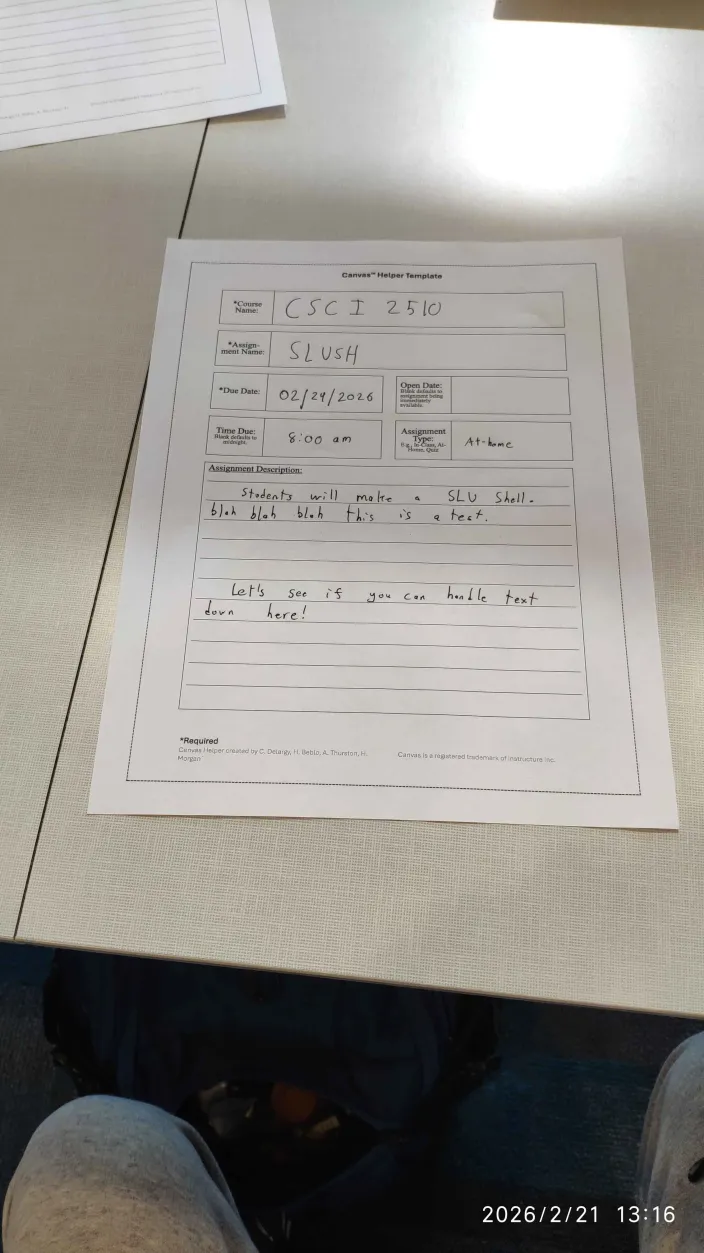
#> input picture GF_test_images/Canvas Helper test image.webp, 704 x 1253 px, given in place of pipelinetest1.jpg, which was not available
$ python full-image-pipeline.py
#> lines starting #> are read from the running program, lines starting #| are printed output that depends on the picture; after the words box and inside, x2 and y2 are one past the last pixel; in counts of white or black regions, pixels touching at a corner belong together; pictures that were not available may be replaced by others from this repository, and a replacement may not be noted
#> further down, image is the input picture: shape (1253, 704, 3); mean B, G, R 141.7, 146.9, 150
### GeometricFitter.py
import cv2 as cv
import numpy as np

class GeometricFitter:

    @staticmethod
    def __sort_points__(points):
        rectangle_coords = np.zeros((4,2), dtype="float32")

        sums = points.sum(axis=1)
        differences = np.diff(points, axis=1)

        rectangle_coords[0] = points[np.argmin(sums)] # Top left point
        rectangle_coords[2] = points[np.argmax(sums)] # Bottom right point

        rectangle_coords[1] = points[np.argmin(differences)] # Top right point
        rectangle_coords[3] = points[np.argmax(differences)] # Bottom left point

        return rectangle_coords

    @staticmethod
    def FitImage(image, hysteresis_low : int, hysterises_high : int):
#> called with hysteresis_low = 50, hysterises_high = 150
        grayscale_image = cv.cvtColor(image, cv.COLOR_BGR2GRAY)

        ret, threshold = cv.threshold(grayscale_image, 127, 255, 0)
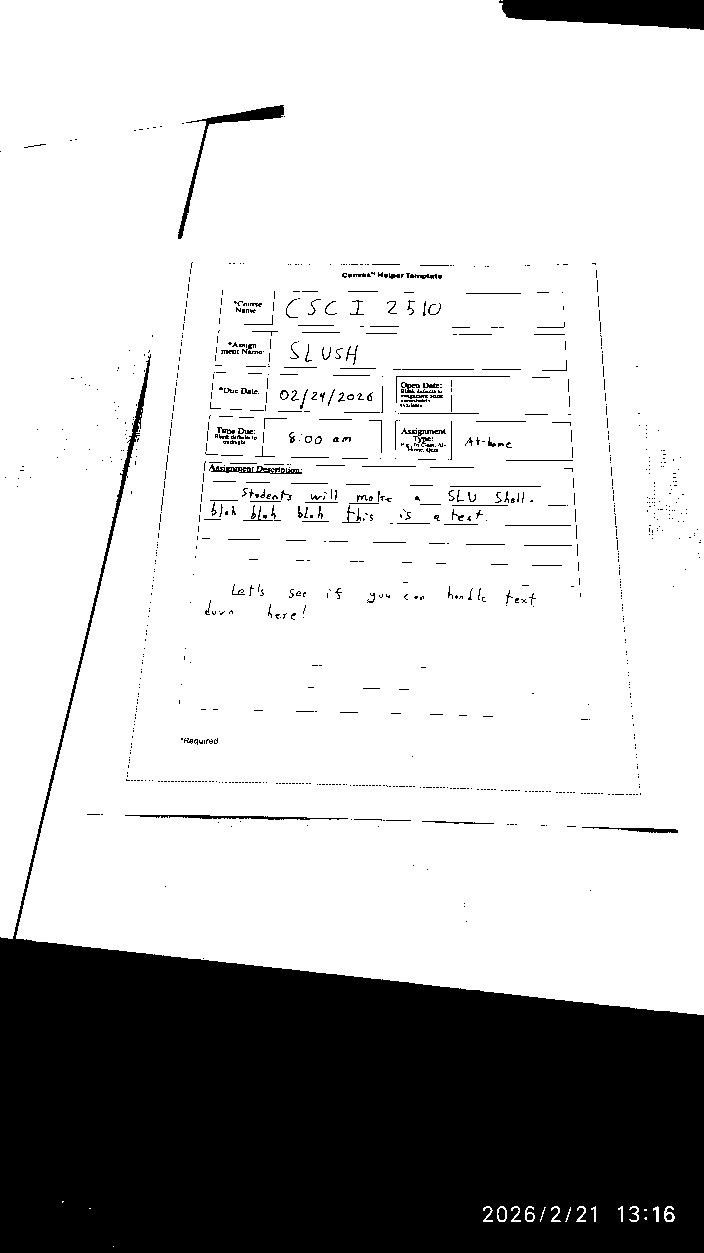
#> threshold: shape (1253, 704); 76% white; 968 black regions (809 under 20 px)

        contours, hierarchy = cv.findContours(threshold, cv.RETR_TREE, cv.CHAIN_APPROX_SIMPLE)
#> contours = 1184 contours, 913 with area under 20; largest, box (x1, y1, x2, y2) and area: (0, 0, 704, 1015) 678490, (177, 104, 285, 240) 1384, (124, 814, 349, 821) 722, (209, 463, 303, 475) 562, (581, 826, 679, 834) 350

        cont = sorted(contours, key=cv.contourArea, reverse=True)
#> cont has the same summary as contours

        for contour in cont:
            perimeter = cv.arcLength(contour, True)
            epsilon = 0.02 * perimeter
            approx = cv.approxPolyDP(contour, epsilon, True)

            if len(approx) == 4:
                pts = approx.reshape(4, 2)

                rect = GeometricFitter.__sort_points__(pts)

                # Letter paper aspect ratio
                heightPx = 1100
                widthPx = 850

                # corrected_image = np.zeroes((1100,850), dtype="float32")
                cor_im_corners = np.array([[0,0], [widthPx - 1,0], [widthPx - 1,heightPx - 1], [0,heightPx - 1]], dtype="float32" )

                transformation_matrix = cv.getPerspectiveTransform(rect, cor_im_corners)

                corrected_image = cv.warpPerspective(image, transformation_matrix, (widthPx, heightPx))

                return corrected_image
#> this loop made 6 passes
#> (perimeter, epsilon, pts, sums in __sort_points__, differences in __sort_points__, rect, heightPx) on pass 6: (283.1, 5.66, [[395, 402], [396, 375], [510, 376], [397, 377]], [797, 771, 886, 774], [7, -21, -134, -20], [[396, 375], [510, 376], [510, 376], [395, 402]], 1100)
#> (perimeter, epsilon, approx) on passes 3 to 5: (479.6, 9.59, [[124, 815], [348, 818]]), (318.9, 6.38, [[209, 467], [302, 473]]), (207.6, 4.15, [[581, 827], [678, 832]])


        cv.imshow("Detected:", image)
        cv.waitKey(0)

        cv.destroyAllWindows()

# [7 lines that do not run on import are left out]

### full-image-pipeline.py
import os
from google.cloud import vision
from google import genai
from GeometricFitter import GeometricFitter
import cv2 as cv
import io
from PIL import Image


os.environ['GOOGLE_APPLICATION_CREDENTIALS'] = 'hackslu26-test\hackslu26-488119-65e1274a9946.json'


def scan_image(image_path):
    client = vision.ImageAnnotatorClient()
    with open(image_path, 'rb') as image_file:
        content = image_file.read()
    image = vision.Image(content=content)
    response = client.text_detection(image=image)
    if response.full_text_annotation:
        print("text extracted")
        output = response.full_text_annotation.text
        return output
    else:
        return False


client = genai.Client()

if __name__ == "__main__":

    image = cv.imread("hackslu26-test\\test-photos\\pipelinetest1.jpg")

    fittedImage = GeometricFitter.FitImage(image, 50, 150)
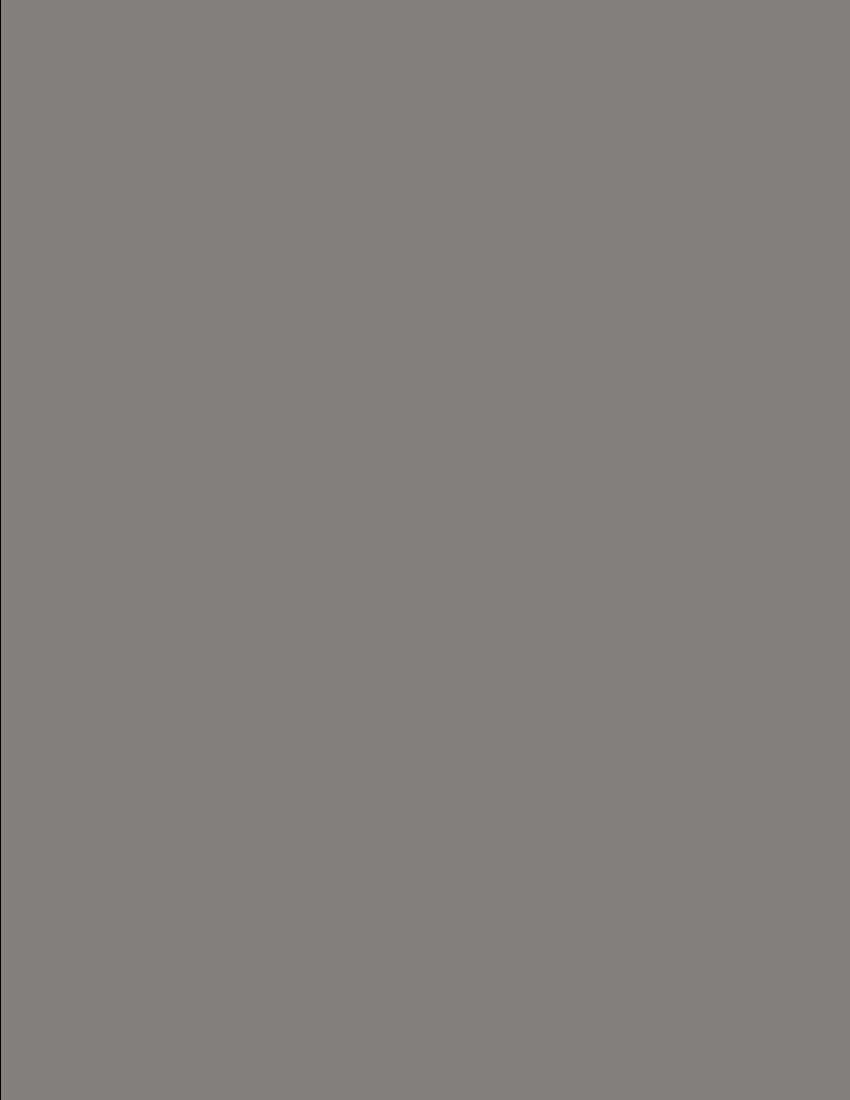
#> fittedImage: shape (1100, 850, 3); mean B, G, R 123.9, 126.9, 130.8

    fittedImageJpeg = Image.fromarray(fittedImage, 'RGB')
    fittedImageJpeg.save("fitted_image.jpg")


    input = scan_image("fitted_image.jpg")


    if input != False:
        ai_output = client.models.generate_content(
#> (the run stopped early here; a loop or call above may not have finished)

$ run again, on GF_test_images/test image 3.webp
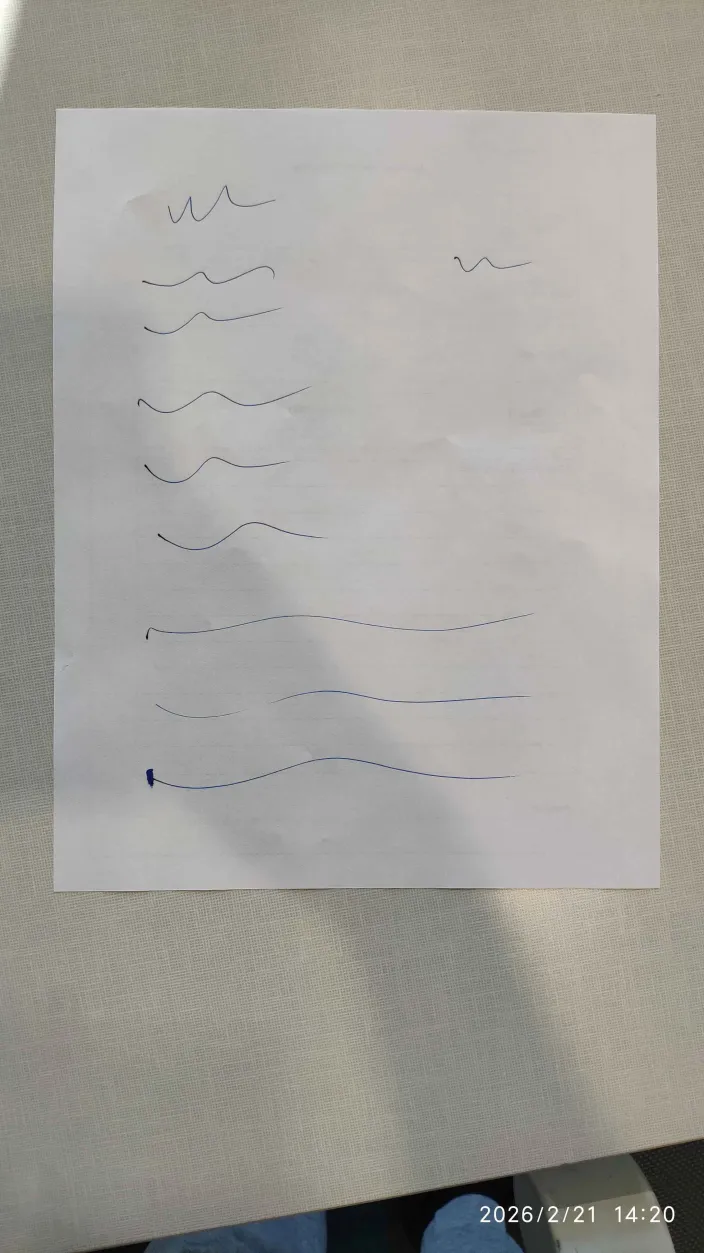
#> input picture GF_test_images/test image 3.webp, 704 x 1253 px, given in place of pipelinetest1.jpg, which was not available
#> image is the input picture: shape (1253, 704, 3); mean B, G, R 154.7, 160.1, 162.3
#> in FitImage, `ret, threshold = cv.threshold(grayscale_image, 127, 255, 0)`:
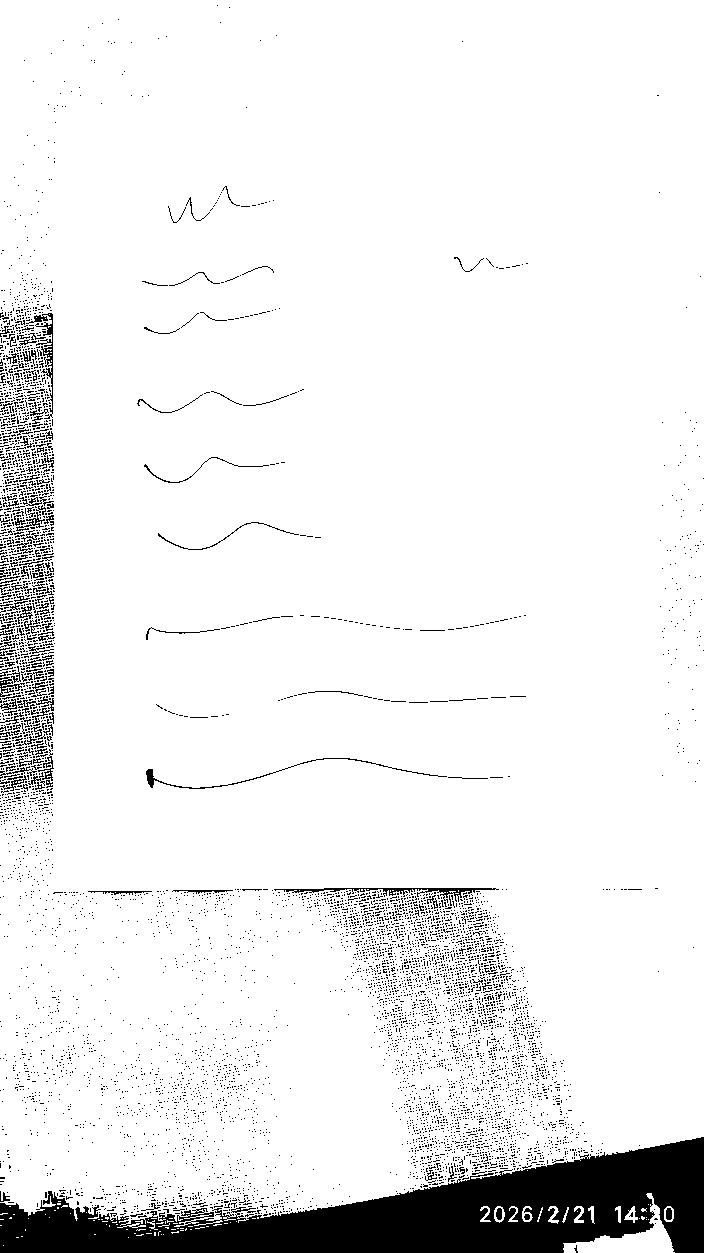
#> threshold: shape (1253, 704); 92.7% white; 6928 black regions (6770 under 20 px)
#> contours = 7976 contours, 7709 with area under 20; largest, box (x1, y1, x2, y2) and area: (0, 0, 704, 1227) 834710, (563, 1193, 675, 1253) 1900, (273, 887, 497, 903) 992, (35, 312, 54, 415) 580, (145, 768, 229, 790) 304
#> cont has the same summary as contours
#> the loop in FitImage, `for contour in cont:` made 1 pass
#> (perimeter, epsilon, pts, sums in __sort_points__, differences in __sort_points__, rect, heightPx) on pass 1: (6097.9, 122, [[0, 0], [0, 1202], [703, 1136], [703, 0]], [0, 1202, 1839, 703], [0, 1202, 433, -703], [[0, 0], [703, 0], [703, 1136], [0, 1202]], 1100)
#> pass 1, in FitImage, `corrected_image = cv.warpPerspective(image, transformation_matrix, (wi..`:
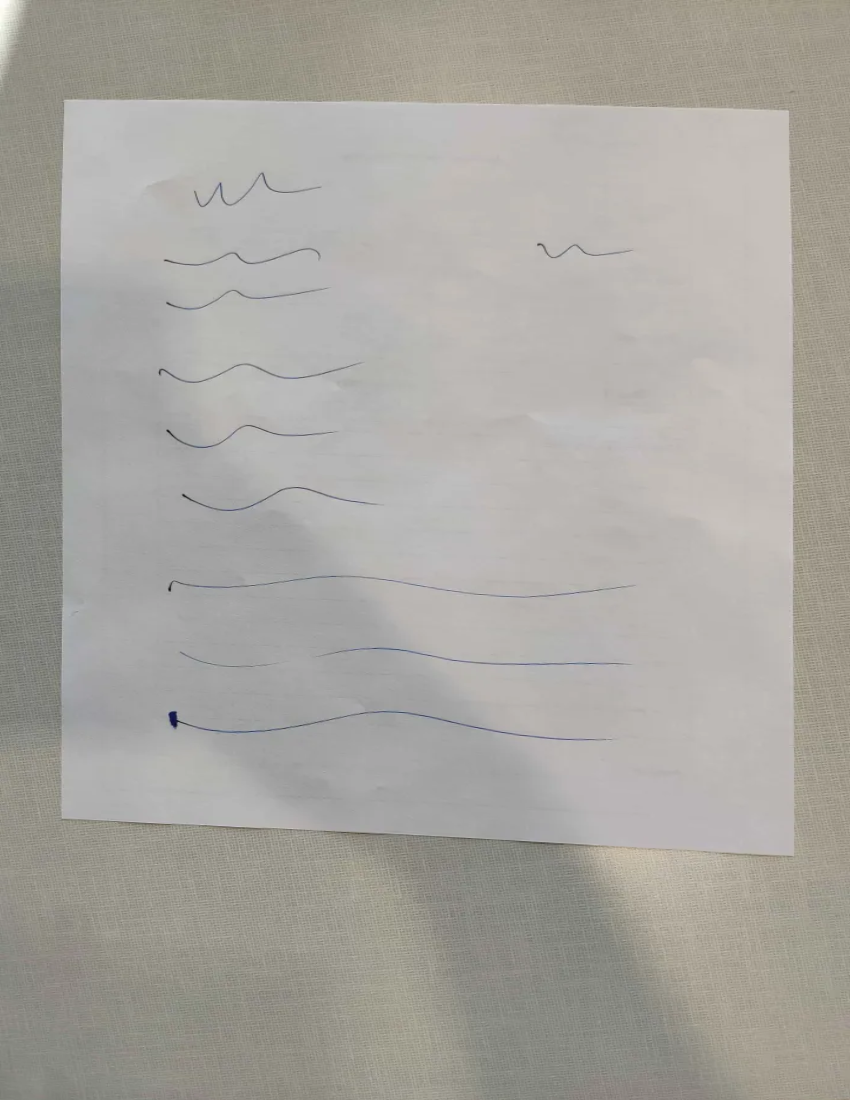
#> corrected_image: shape (1100, 850, 3); mean B, G, R 159.5, 165.2, 167.9
